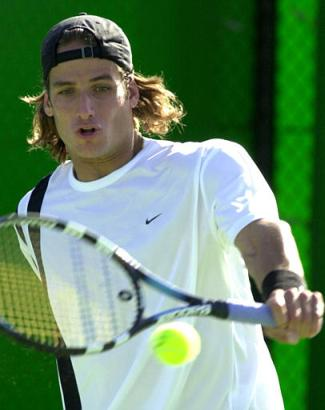
#> input picture 机器学习基础/OpenCV/img_13_wps图片.jpg, 325 x 410 px, given in place of img_83.jpg, which was not available
$ jupyter execute '17 OpenCV 03人脸检测与识别.ipynb'   (shell and % lines are left out)   (text cells are left out)
#> lines starting #> are read from the running program, lines starting #| are printed output that depends on the picture; after the words box and inside, x2 and y2 are one past the last pixel; in counts of white or black regions, pixels touching at a corner belong together; pictures that were not available may be replaced by others from this repository, and a replacement may not be noted
[cell 1]
#在下面添加此代码以显示单元格中的所有输出
from IPython.core.interactiveshell import InteractiveShell
InteractiveShell.ast_node_interactivity="all"

[cell 2]
import cv2
filename='./OpenCV/big/img_83.jpg'
def detect(filename):
    #声明变量，负责人脸检测
#> called with filename = './OpenCV/big/img_83.jpg'
    face_cascade=cv2.CascadeClassifier('./OpenCV/cascades/haarcascade_frontalface_default.xml')

    img=cv2.imread(filename)
#> img is the input picture: shape (410, 325, 3); mean B, G, R 104.5, 136.4, 102.4
    gray=cv2.cvtColor(img,cv2.COLOR_BGR2GRAY)
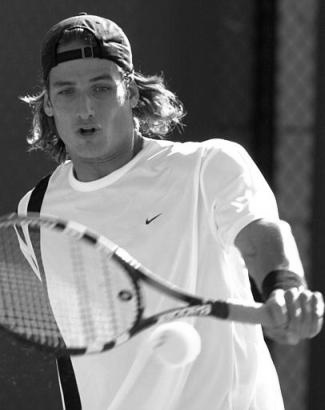
#> gray: shape (410, 325); min 0, max 255, mean 122.6

    #进行实际的人脸检测
    #参数：图像、人脸过程中每次迭代时图像的压缩率、每个人脸矩形保留近邻数目的最小值
    #返回：人脸矩形数目
    faces=face_cascade.detectMultiScale(gray,1.3,5)
#> faces = [[41, 60, 89, 89]]

    for (x,y,w,h) in faces:#依次提取出每个人脸
        img=cv2.rectangle(img,(x,y),(x+w,y+h),(255,0,0),2)#直接再图像上绘制矩形
#> this loop made 1 pass
#> pass 1, in detect, `img=cv2.rectangle(img,(x,y),(x+w,y+h),(255,0,0),2)#直接再图像上绘制矩形`:
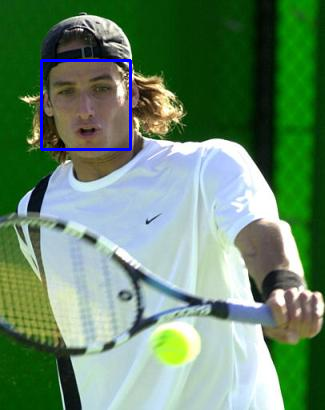
#> img: shape (410, 325, 3); 0.8% of pixels changed, all inside (x1, y1, x2, y2) = (40, 59, 132, 151)
    #cv2.namedWindow('img_83')
    cv2.imshow('img_83',img)
    cv2.imwrite('./OpenCV/img_83.jpg',img)
    cv2.waitKey(0)
    cv2.destroyAllWindows()

detect(filename)

[cell 3]
import cv2

#声明变量，负责人脸检测
face_cascade=cv2.CascadeClassifier('./OpenCV/cascades/haarcascade_frontalface_default.xml')
#声明变量，负责眼睛检测
eye_cascade=cv2.CascadeClassifier('./OpenCV/cascades/haarcascade_eye.xml')

cv2.namedWindow("Image")

camera=cv2.VideoCapture(0)
#frame=camera.read()[1]#参数：布尔值，表示是否成功读取帧；读到的帧
while (True):
    k=cv2.waitKey(1)
#> (key Esc is pressed here)
    if k == 27:break

    ret,frame=camera.read()#参数：布尔值，表示是否成功读取帧；读到的帧

    if ret==False:
        print("没有捕获到视频，ESC键退出")
        break

    gray=cv2.cvtColor(frame,cv2.COLOR_BGR2GRAY)
    #进行实际的人脸检测
    #参数：图像、人脸过程中每次迭代时图像的压缩率、每个人脸矩形保留近邻数目的最小值
    #返回：人脸矩形数目
    faces=face_cascade.detectMultiScale(gray,1.3,5)

    for (x,y,w,h) in faces:#依次提取出每个人脸
        img=cv2.rectangle(frame,(x,y),(x+w,y+h),(255,0,0),2)#直接在图像上绘制矩形
        #在矩形区域检测眼睛
        roi_gray=gray[y:y+h,x:x+w]
        eyes=eye_cascade.detectMultiScale(roi_gray,1.03,5,0,(40,40))
        for (ex,ey,ew,eh) in eyes:#依次提取出眼睛
            cv2.rectangle(frame,(x+ex,y+ey),(x+ex+ew,y+ey+eh),(0,255,0),2)#直接再图像上绘制矩形

    cv2.imshow('Image',frame)

    #ret,frame=camera.read()#参数：布尔值，表示是否成功读取帧；读到的帧

camera.release()
cv2.destroyAllWindows()

[cell 4]
#采集本人人脸图像
import cv2

#声明变量，负责人脸检测
face_cascade=cv2.CascadeClassifier('./OpenCV/cascades/haarcascade_frontalface_default.xml')
#声明变量，负责眼睛检测
#eye_cascade=cv2.CascadeClassifier('./OpenCV/cascades/haarcascade_eye.xml')

cv2.namedWindow("Image")

camera=cv2.VideoCapture(0)
count=0

while (True):
    k=cv2.waitKey(1)
#> (key Esc is pressed here)
    if k == 27:break

    ret,frame=camera.read()#参数：布尔值，表示是否成功读取帧；读到的帧

    if ret==False:
        print("共捕获%s张图。当前没有捕获到视频，ESC键退出"%str(count))
        break

    gray=cv2.cvtColor(frame,cv2.COLOR_BGR2GRAY)
    #进行实际的人脸检测
    #参数：图像、人脸过程中每次迭代时图像的压缩率、每个人脸矩形保留近邻数目的最小值
    #返回：人脸矩形数目
    faces=face_cascade.detectMultiScale(gray,1.3,5)

    for (x,y,w,h) in faces:#依次提取出每个人脸
        img=cv2.rectangle(frame,(x,y),(x+w,y+h),(255,0,0),2)#直接在图像上绘制矩形
        #在矩形区域检测眼睛
        f=cv2.resize(gray[y:y+h,x:x+w],(200,200))
        cv2.imwrite('./OpenCV/FaceReg/chenl/%s.pgm'%str(count),f)
        count+=1

    if count==100:
        break

    cv2.imshow('Image',frame)

camera.release()
cv2.destroyAllWindows()

[cell 5]
#显示本人，保存的pgm图像
import cv2
count=0
filename='./OpenCV/FaceReg/chenl/'
while (True):
    img=cv2.imread(filename+str(count)+'.pgm')
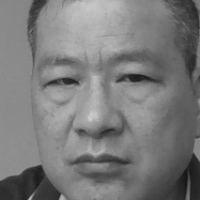
#> input picture 机器学习基础/OpenCV/FaceReg/chenl/0.pgm, 200 x 200 px
#> img is the input picture: shape (200, 200, 3); min 20, max 204, mean 122.5
    cv2.imshow('pgm',img)
    count+=1
    k=cv2.waitKey(0)
#> (key Esc is pressed here)
    if (k==27 or count>99):break

cv2.destroyAllWindows()

[cell 6]
#把facereg目录下所有文件转为200*200的pgm人脸文件
import os
import cv2
import numpy as np

def img2pgm(path):
    #声明变量，负责人脸检测
    face_cascade=cv2.CascadeClassifier('./OpenCV/cascades/haarcascade_frontalface_default.xml')

    for dirname,dirnames,filenames in os.walk(path):
        for subdirname in dirnames:
            #print(subdirname)
            subject_path=os.path.join(dirname,subdirname)
            for filename in os.listdir(subject_path):
                if filename.endswith('.pgm'):
                    continue
                im=cv2.imread(os.path.join(subject_path,filename),cv2.IMREAD_GRAYSCALE)
                faces=face_cascade.detectMultiScale(im,1.3,5)

                fcount=0
                for (x,y,w,h) in faces:#依次提取出每个人脸
                    #print(len(faces))
                    f=cv2.resize(im[y:y+h,x:x+w],(200,200))
                    if len(faces)==1:
                        cv2.imwrite(os.path.join(path,subdirname)
                                +'/'+os.path.splitext(filename)[0]+'.pgm',f)
                    else:
                        cv2.imwrite(os.path.join(path,subdirname)
                                +'/'+os.path.splitext(filename)[0]+'_'+str(fcount)+'.pgm',f)
                    fcount+=1

path="./OpenCV/FaceReg/"
img2pgm(path)

[cell 7]
import os
import cv2
import numpy as np

#加载人脸数据库
def read_images(path,sz=None):
    #声明变量，负责人脸检测
#> called with path = './OpenCV/FaceReg', sz = (200, 200)
    face_cascade=cv2.CascadeClassifier('./OpenCV/cascades/haarcascade_frontalface_default.xml')

    c=0
    X,y=[],[]
    for dirname,dirnames,filenames in os.walk(path):
        for subdirname in dirnames:
            #print(subdirname)
            subject_path=os.path.join(dirname,subdirname)
            for filename in os.listdir(subject_path):
                #print(filename)
                try:
                    if (filename == ".directory" ):
                        continue
                    if (not filename.endswith('.pgm')):#只装载pgm图像
                        continue
                    filepath = os.path.join(subject_path,filename)
                    im=cv2.imread(os.path.join(subject_path,filename),cv2.IMREAD_GRAYSCALE)
#> im: shape (200, 200); min 20, max 204, mean 122.5
                    if (sz is not None):
                        im=cv2.resize(im,(200,200))
                    X.append(np.asarray(im,dtype=np.uint8))
                    y.append(c)
                except IOError:#,(error,strerror):
                    print("I/O error({0}):{1}".format(error,strerror))
                except:
                    print("Unexpected error:",sys.exc_info()[0])
                    raise
            c+=1
#> c = 1

    return X,y

path="./OpenCV/FaceReg"
X,y=read_images(path,sz=(200,200))

[cell 8]
import cv2
import numpy as np

path="./OpenCV/FaceReg"
X,y=read_images(path,sz=(200,200))

model=cv2.face.EigenFaceRecognizer_create()
model.train(np.asarray(X),np.asarray(y))

camera=cv2.VideoCapture(0)
#声明变量，负责人脸检测
face_cascade=cv2.CascadeClassifier('./OpenCV/cascades/haarcascade_frontalface_default.xml')

cv2.namedWindow("Image")
while (True):
    k=cv2.waitKey(1)
#> (key Esc is pressed here)
